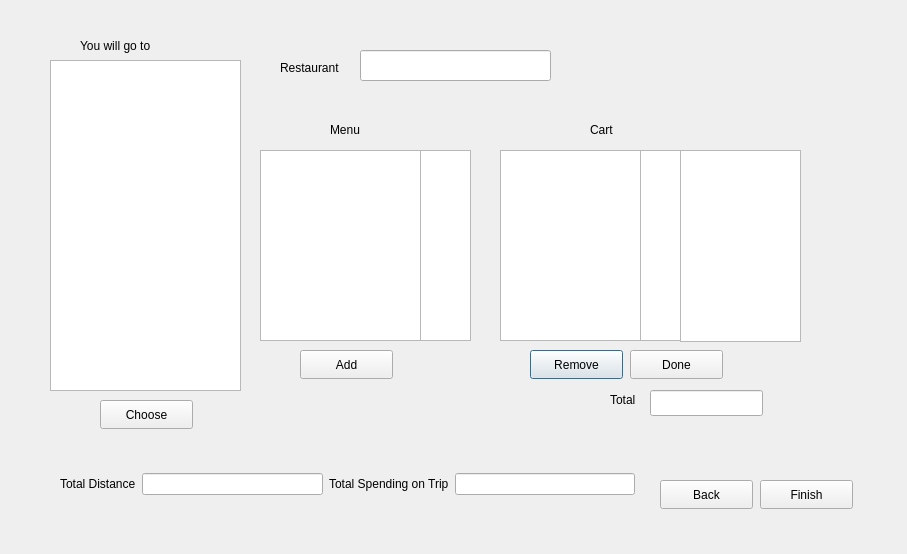
<?xml version="1.0" encoding="UTF-8"?>
<ui version="4.0">
 <class>alltwelvetrip</class>
 <widget class="QDialog" name="alltwelvetrip">
  <property name="geometry">
   <rect>
    <x>0</x>
    <y>0</y>
    <width>907</width>
    <height>554</height>
   </rect>
  </property>
  <property name="windowTitle">
   <string>Dialog</string>
  </property>
  <widget class="QLineEdit" name="lineEdit_totalOnRest">
   <property name="geometry">
    <rect>
     <x>650</x>
     <y>390</y>
     <width>113</width>
     <height>26</height>
    </rect>
   </property>
  </widget>
  <widget class="QPushButton" name="pushButton_2">
   <property name="geometry">
    <rect>
     <x>530</x>
     <y>350</y>
     <width>93</width>
     <height>29</height>
    </rect>
   </property>
   <property name="text">
    <string>Remove</string>
   </property>
  </widget>
  <widget class="QLabel" name="label">
   <property name="geometry">
    <rect>
     <x>280</x>
     <y>60</y>
     <width>121</width>
     <height>16</height>
    </rect>
   </property>
   <property name="text">
    <string>Restaurant </string>
   </property>
  </widget>
  <widget class="QLineEdit" name="name">
   <property name="geometry">
    <rect>
     <x>360</x>
     <y>50</y>
     <width>191</width>
     <height>31</height>
    </rect>
   </property>
  </widget>
  <widget class="QPushButton" name="pushButton">
   <property name="geometry">
    <rect>
     <x>300</x>
     <y>350</y>
     <width>93</width>
     <height>29</height>
    </rect>
   </property>
   <property name="text">
    <string>Add</string>
   </property>
  </widget>
  <widget class="QListWidget" name="listWidget_menu">
   <property name="geometry">
    <rect>
     <x>260</x>
     <y>150</y>
     <width>161</width>
     <height>191</height>
    </rect>
   </property>
  </widget>
  <widget class="QListWidget" name="listWidget_cartPrice">
   <property name="geometry">
    <rect>
     <x>680</x>
     <y>150</y>
     <width>121</width>
     <height>192</height>
    </rect>
   </property>
  </widget>
  <widget class="QPushButton" name="pushButton_6">
   <property name="geometry">
    <rect>
     <x>760</x>
     <y>480</y>
     <width>93</width>
     <height>29</height>
    </rect>
   </property>
   <property name="text">
    <string>Finish</string>
   </property>
  </widget>
  <widget class="QLabel" name="label_4">
   <property name="geometry">
    <rect>
     <x>590</x>
     <y>120</y>
     <width>63</width>
     <height>20</height>
    </rect>
   </property>
   <property name="text">
    <string>Cart</string>
   </property>
  </widget>
  <widget class="QPushButton" name="pushButton_3">
   <property name="geometry">
    <rect>
     <x>660</x>
     <y>480</y>
     <width>93</width>
     <height>29</height>
    </rect>
   </property>
   <property name="text">
    <string>Back</string>
   </property>
  </widget>
  <widget class="QLabel" name="label_5">
   <property name="geometry">
    <rect>
     <x>610</x>
     <y>390</y>
     <width>63</width>
     <height>20</height>
    </rect>
   </property>
   <property name="text">
    <string>Total</string>
   </property>
  </widget>
  <widget class="QListWidget" name="listWidget_cartItem">
   <property name="geometry">
    <rect>
     <x>500</x>
     <y>150</y>
     <width>141</width>
     <height>191</height>
    </rect>
   </property>
  </widget>
  <widget class="QLabel" name="label_2">
   <property name="geometry">
    <rect>
     <x>80</x>
     <y>30</y>
     <width>161</width>
     <height>31</height>
    </rect>
   </property>
   <property name="text">
    <string>You will go to</string>
   </property>
  </widget>
  <widget class="QPushButton" name="pushButton_5">
   <property name="geometry">
    <rect>
     <x>630</x>
     <y>350</y>
     <width>93</width>
     <height>29</height>
    </rect>
   </property>
   <property name="text">
    <string>Done</string>
   </property>
  </widget>
  <widget class="QListWidget" name="listWidget_price">
   <property name="geometry">
    <rect>
     <x>420</x>
     <y>150</y>
     <width>51</width>
     <height>191</height>
    </rect>
   </property>
  </widget>
  <widget class="QPushButton" name="pushButton_4">
   <property name="geometry">
    <rect>
     <x>100</x>
     <y>400</y>
     <width>93</width>
     <height>29</height>
    </rect>
   </property>
   <property name="text">
    <string>Choose</string>
   </property>
  </widget>
  <widget class="QWidget" name="layoutWidget">
   <property name="geometry">
    <rect>
     <x>60</x>
     <y>470</y>
     <width>575</width>
     <height>28</height>
    </rect>
   </property>
   <layout class="QHBoxLayout" name="horizontalLayout">
    <item>
     <widget class="QLabel" name="label_7">
      <property name="text">
       <string>Total Distance</string>
      </property>
     </widget>
    </item>
    <item>
     <widget class="QLineEdit" name="lineEdit_totalDistance"/>
    </item>
    <item>
     <widget class="QLabel" name="label_6">
      <property name="text">
       <string>Total Spending on Trip</string>
      </property>
     </widget>
    </item>
    <item>
     <widget class="QLineEdit" name="lineEdit_totalSpentTrip"/>
    </item>
   </layout>
  </widget>
  <widget class="QListWidget" name="listWidget">
   <property name="geometry">
    <rect>
     <x>50</x>
     <y>60</y>
     <width>191</width>
     <height>331</height>
    </rect>
   </property>
  </widget>
  <widget class="QLabel" name="label_3">
   <property name="geometry">
    <rect>
     <x>330</x>
     <y>120</y>
     <width>63</width>
     <height>20</height>
    </rect>
   </property>
   <property name="text">
    <string>Menu</string>
   </property>
  </widget>
  <widget class="QListWidget" name="listWidget_2">
   <property name="geometry">
    <rect>
     <x>640</x>
     <y>150</y>
     <width>41</width>
     <height>191</height>
    </rect>
   </property>
  </widget>
 </widget>
 <resources/>
 <connections/>
</ui>
